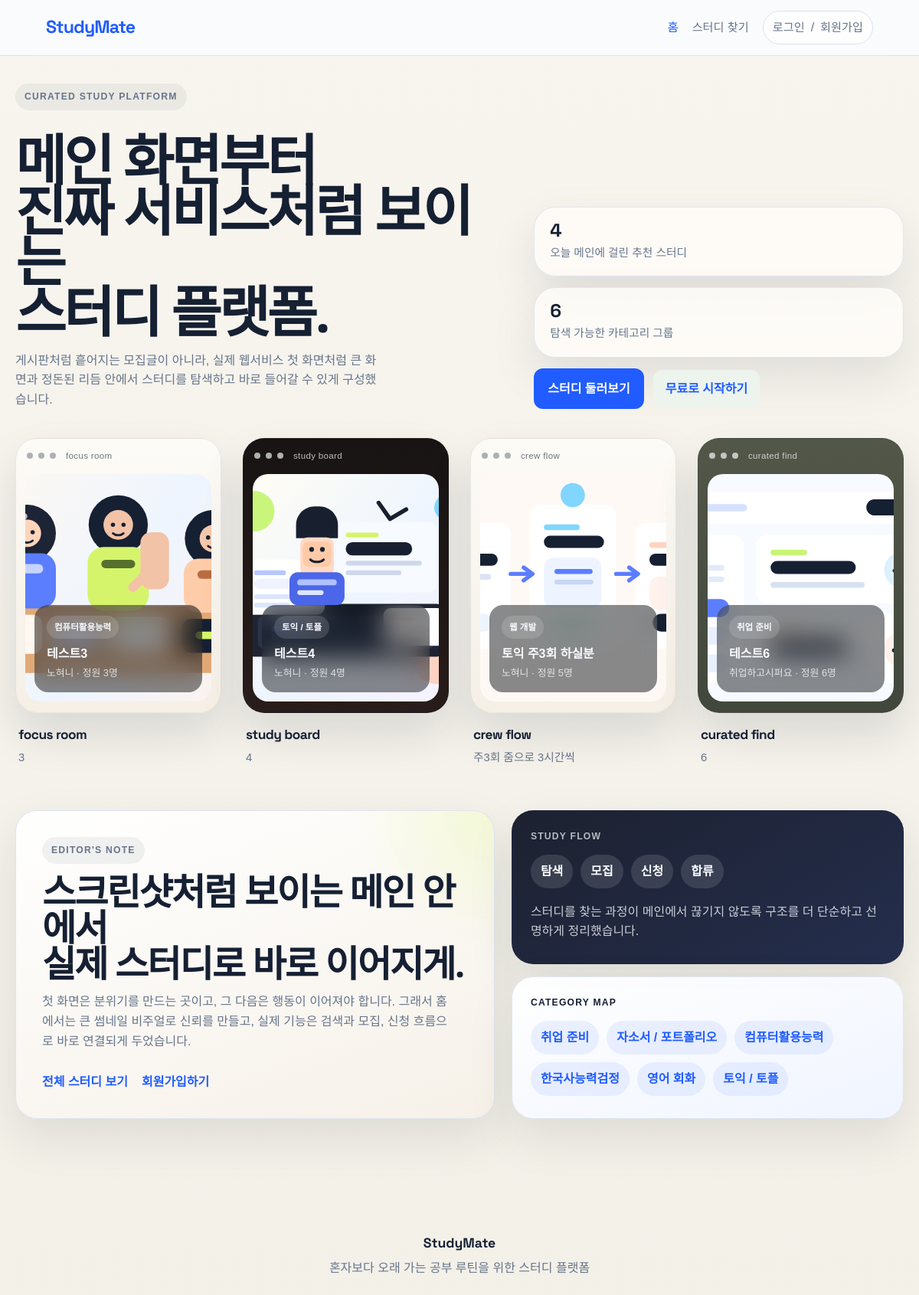
The page / on the database its author committed.
### models.py (models this page shows, shortened)
class Study(db.Model):
    __tablename__ = "study"
    id = db.Column(db.Integer, primary_key=True)
    title = db.Column(db.String(200), nullable=False)
    category = db.Column(db.String(50), nullable=False)
    member_count = db.Column(db.Integer, nullable=False)
    content = db.Column(db.Text, nullable=False)
    date = db.Column(db.DateTime, default=get_kst_now, nullable=False)
    writer = db.Column(db.String(50), nullable=False)
    author_id = db.Column(db.Integer, db.ForeignKey("user.id"), nullable=True)
    chat_link = db.Column(db.String(300), nullable=True)
    is_closed = db.Column(db.Boolean, default=False, nullable=False)
    author = db.relationship("User", back_populates="studies")
    comments = db.relationship(
        "Comment",
        back_populates="study",
        cascade="all, delete-orphan",
        lazy=True,
        order_by="Comment.date.asc()",
    )
    enrollments = db.relationship(
        "Enrollment",
        back_populates="study",
        cascade="all, delete-orphan",
        lazy=True,
        order_by="Enrollment.date.desc()",
    )
    chat_messages = db.relationship(
        "ChatMessage",
        back_populates="study",
        cascade="all, delete-orphan",
        lazy=True,
        order_by="ChatMessage.date.asc()",
    )

### app.py (the view)
@app.route("/")
def home():
    random_studies = Study.query.order_by(func.random()).limit(4).all()
    return render_template(
        "index.html",
        random_studies=random_studies,
        showcase_visuals=HOME_SHOWCASE_VISUALS,
    )

### app.py (called while the page is built)
def get_current_user():
    if hasattr(g, "current_user"):
        return g.current_user
    session_userid = session.get("user_id")
    user = User.query.filter_by(userid=session_userid).first() if session_userid else None
    if session_userid and user is None:
        session.clear()
    g.current_user = user
    return user

def get_csrf_token():
    token = session.get("_csrf_token")
    if not token:
        token = secrets.token_hex(32)
        session["_csrf_token"] = token
    return token

@app.before_request
def load_user_and_protect_forms():
    get_current_user()
    if request.method == "POST":
        session_token = session.get("_csrf_token")
        submitted_token = request.form.get("_csrf_token") or request.headers.get("X-CSRFToken")
        if not session_token or session_token != submitted_token:
            abort(400, description="잘못된 요청입니다.")

@app.context_processor
def inject_template_globals():
    user = get_current_user()
    return {
        "csrf_token": get_csrf_token(),
        "current_user": user,
        "user_nickname": user.nickname if user else None,
        "study_categories": STUDY_CATEGORIES,
    }

### templates/index.html (shortened to what this page needs)
{% extends "base.html" %}
{% block body_class %}home-page{% endblock %}
{% block content %}
<section class="portfolio-hero">
    <div class="portfolio-hero-copy">
        <p class="portfolio-kicker">CURATED STUDY PLATFORM</p>
        <h1>메인 화면부터<br>진짜 서비스처럼 보이는<br>스터디 플랫폼.</h1>
        <p class="portfolio-lead">
            게시판처럼 흩어지는 모집글이 아니라, 실제 웹서비스 첫 화면처럼
            큰 화면과 정돈된 리듬 안에서 스터디를 탐색하고 바로 들어갈 수 있게 구성했습니다.
        </p>
    </div>
    <div class="portfolio-hero-side">
        <div class="hero-inline-metric">
            <strong>{{ random_studies|length }}</strong>
            <span>오늘 메인에 걸린 추천 스터디</span>
        </div>
        <div class="hero-inline-metric">
            <strong>{{ study_categories|length }}</strong>
            <span>탐색 가능한 카테고리 그룹</span>
        </div>
        <div class="portfolio-actions">
            <a href="{{ url_for('study') }}" class="primary-link">스터디 둘러보기</a>
            {% if current_user %}
                <a href="{{ url_for('studywrite') }}" class="secondary-link">모집글 작성</a>
            {% else %}
                <a href="{{ url_for('signup') }}" class="secondary-link">무료로 시작하기</a>
            {% endif %}
        </div>
    </div>
</section>
<section class="showcase-gallery">
    {% for visual in showcase_visuals %}
        {% set study = random_studies[loop.index0] if loop.index0 < random_studies|length else None %}
        {% if study %}
            {% set target_url = url_for('study_detail', study_id=study.id) %}
            {% set target_title = study.title %}
            {% set target_category = study.category %}
            {% set target_meta = study.writer ~ ' · 정원 ' ~ study.member_count ~ '명' %}
            {% set target_caption = study.content[:88] ~ ('...' if study.content|length > 88 else '') %}
        {% else %}
            {% set target_url = url_for('study') %}
            {% set target_title = '새로운 스터디를 메인에 올려보세요' %}
            {% set target_category = 'StudyMate' %}
            {% set target_meta = '홈에서 먼저 보이는 큐레이션 카드' %}
            {% set target_caption = '비어 있는 카드도 어색하지 않게, 서비스 썸네일처럼 보이는 구조로 설계했습니다.' %}
        {% endif %}
        <article class="gallery-card">
            <a href="{{ target_url }}" class="gallery-frame-link">
                <div class="gallery-frame theme-{{ visual.tone }}">
                    <div class="gallery-browser-bar">
                        <span class="browser-dot"></span>
                        <span class="browser-dot"></span>
                        <span class="browser-dot"></span>
                        <p>{{ visual.label }}</p>
                    </div>
                    <div class="gallery-screen">
                        <img src="{{ url_for('static', filename=visual.image) }}" alt="{{ visual.summary }}">
                    </div>
                    <div class="gallery-overlay">
                        <span class="overlay-tag">{{ target_category }}</span>
                        <strong>{{ target_title }}</strong>
                        <p>{{ target_meta }}</p>
                    </div>
                </div>
            </a>
            <div class="gallery-caption">
                <h2>{{ visual.label }}</h2>
                <p>{{ target_caption }}</p>
            </div>
        </article>
    {% endfor %}
</section>
<section class="editorial-band">
    <div class="editorial-copy">
        <p class="portfolio-kicker">EDITOR'S NOTE</p>
        <h2>스크린샷처럼 보이는 메인 안에서<br>실제 스터디로 바로 이어지게.</h2>
        <p>
            첫 화면은 분위기를 만드는 곳이고, 그 다음은 행동이 이어져야 합니다.
            그래서 홈에서는 큰 썸네일 비주얼로 신뢰를 만들고, 실제 기능은 검색과 모집, 신청 흐름으로 바로 연결되게 두었습니다.
        </p>
        <div class="editorial-links">
            <a href="{{ url_for('study') }}" class="text-link">전체 스터디 보기</a>
            {% if current_user %}
                <a href="{{ url_for('mypage') }}" class="text-link">내 활동 관리</a>
            {% else %}
                <a href="{{ url_for('signup') }}" class="text-link">회원가입하기</a>
            {% endif %}
        </div>
    </div>
    <div class="editorial-panel-grid">
        <article class="editorial-panel editorial-panel-dark">
            <p class="panel-label">STUDY FLOW</p>
            <div class="panel-steps">
                <span>탐색</span>
                <span>모집</span>
                <span>신청</span>
                <span>합류</span>
            </div>
            <p class="panel-copy">스터디를 찾는 과정이 메인에서 끊기지 않도록 구조를 더 단순하고 선명하게 정리했습니다.</p>
        </article>
        <article class="editorial-panel editorial-panel-light">
            <p class="panel-label">CATEGORY MAP</p>
            <div class="panel-chip-grid">
                {% for group, options in study_categories[:3] %}
                    {% for option in options[:2] %}
                        <a href="{{ url_for('study', category=option) }}" class="panel-chip">{{ option }}</a>
                    {% endfor %}
                {% endfor %}
            </div>
        </article>
    </div>
</section>
{% endblock %}

### rows shown on the page
Study: showcase_visuals "컴퓨터활용능력", showcase_visuals "테스트3"
Study: showcase_visuals "토익 / 토플", showcase_visuals "테스트4"
Study: showcase_visuals "웹 개발", showcase_visuals "토익 주3회 하실분"
Study: showcase_visuals "취업 준비", showcase_visuals "테스트6"

### other values the page prints
{{ random_studies|length }} "4"
{{ study_categories|length }} "6"
{{ visual.label }} "focus room" "study board" "crew flow" "curated find"
{{ target_meta }} "노혀니 · 정원 3명" "노혀니 · 정원 4명" "노혀니 · 정원 5명" "취업하고시퍼요 · 정원 6명"
{{ target_caption }} "3" "4" "주3회 줌으로 3시간씩" "6"
{{ option }} "취업 준비" "자소서 / 포트폴리오" "컴퓨터활용능력" "한국사능력검정" "영어 회화" "토익 / 토플"
